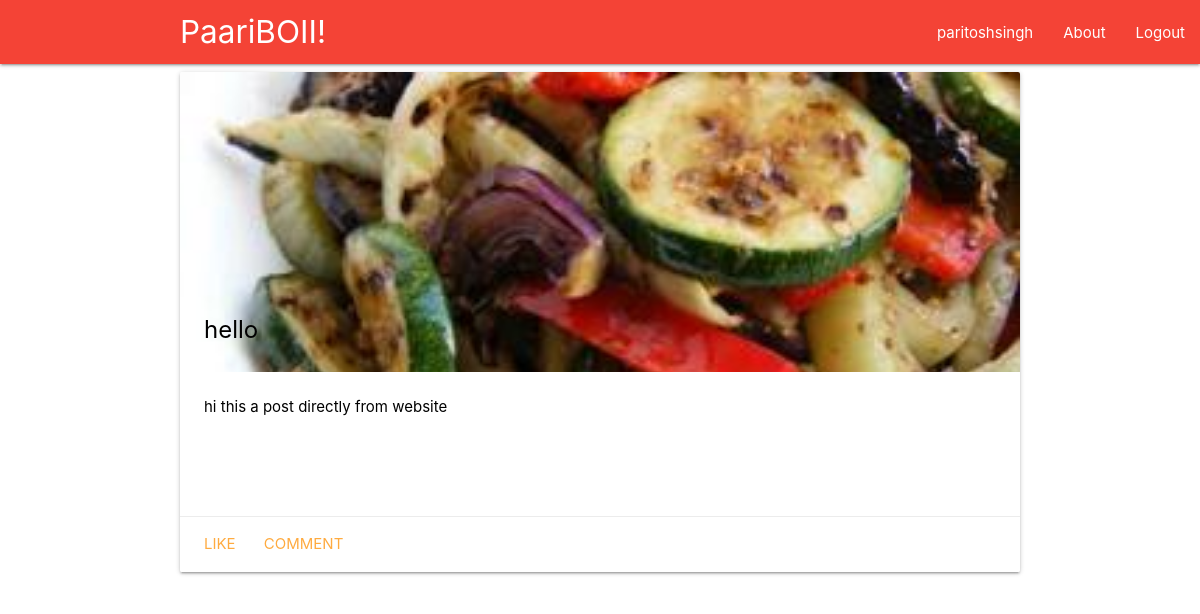
Page /post/8/ (signed in) on the committed database.
### network/models.py (models this page shows, shortened)
class Post(models.Model):
    title = models.CharField(max_length = 100)
    content = models.TextField()
    created_on = models.TimeField(auto_now = True)
    author = models.ForeignKey(User, on_delete = models.CASCADE,)
    image = models.ImageField(default = 'default.jpg',upload_to = 'post_pics',)

### network/views.py (the view)
# urls.py: path('post/<int:pk>/', user_views.PostDetail.as_view(), name = 'post_detail'),
class PostDetail(DetailView):
    model = Post

### network/templates/network/post_detail.html
{% extends "network/base.html"%}
{% block content %}
<div class="row">
<div class = "container">
    <div class="card large">
      <div class="card-image">
        <img src = {{ object.image.url }}>
          <span class="card-title black-text"><b>{{ object.title}}</b></span>
      </div>
        <div class="card-content black-text">
          <p>{{ object.content }}</p>
        </div>
        {% if object.author == user %}
        <div class="card-action">
          <a href="{% url 'network:post_update' object.id %}">Update</a>
          <a href="{% url 'network:post_delete' object.id %}">Delete</a>
        </div>
        {% else %}
        <div class="card-action">
          <a href="#">Like</a>
          <a href="#">Comment</a>
        </div>
        {% endif %}
      </div>
    </div>
  </div>
{% endblock%}

### network/templates/network/base.html (shortened to what this page needs)
{% load static %}
<html>
<head>
        <link type="text/css" rel="stylesheet" href="{% static 'css/materialize.css'%}"  media="screen,projection"/>
</head>
<body>
    <nav class="red">
    <div class="nav-wrapper">
        <div class="container">
            <a href="{% url 'network:homepage'%}" data-target="slide-out" class="brand-logo">PaariBOII!</a>
        </div>
        <ul id="nav-mobile" class="right hide-on-med-and-down">
            {% if user.is_authenticated %}
            <li><a class="waves-effect" href="{% url 'network:profile_detail' user.profile.id %}">{{ user.username }}</a></li>
            <li><a class="waves-effect" href="#AboutPage">About</a></li>
            <li><a class="waves-effect" href="{% url 'network:logout'%}?next=/" on onclick="M.toast({html: 'logged out'})">Logout</a></li>
            {% else%}
            <li><a class="waves-effect" href="{% url 'network:register'%}">Register</a></li>
            <li><a class="waves-effect" href="{% url 'network:login'%}">Login</a></li>
            <li><a class="waves-effect" href = "{% url 'network:test_view'%}">Test</a></li>
            {% endif %}
        </ul>
    </div>
    </nav>
        {% block content %}
        {% endblock %}
</body>
</html>

### rows in the picture
Post: image (placeholder picture), title "hello", content "hi this a post directly from website"

### other values in the picture
{{ user.username }} "paritoshsingh"
